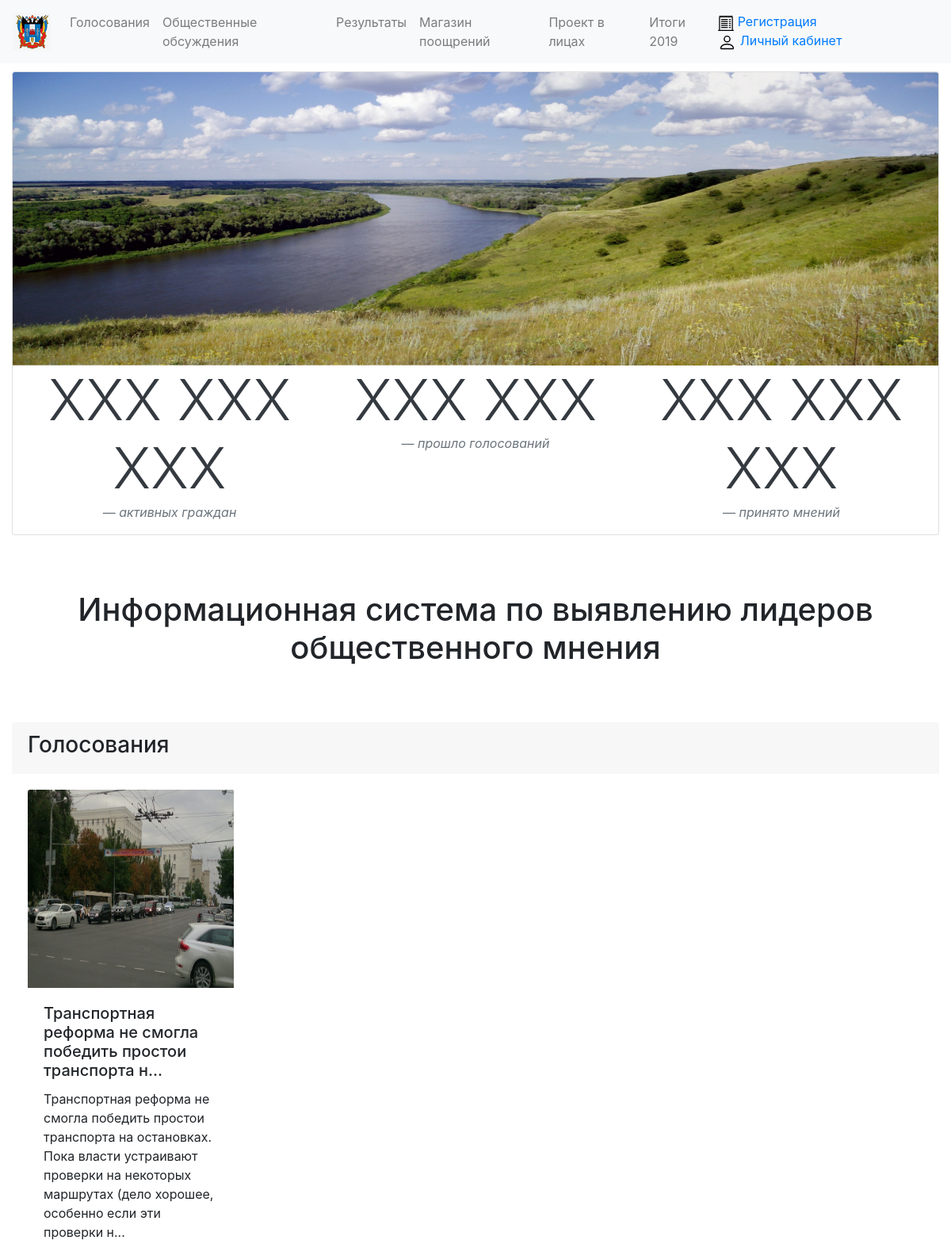
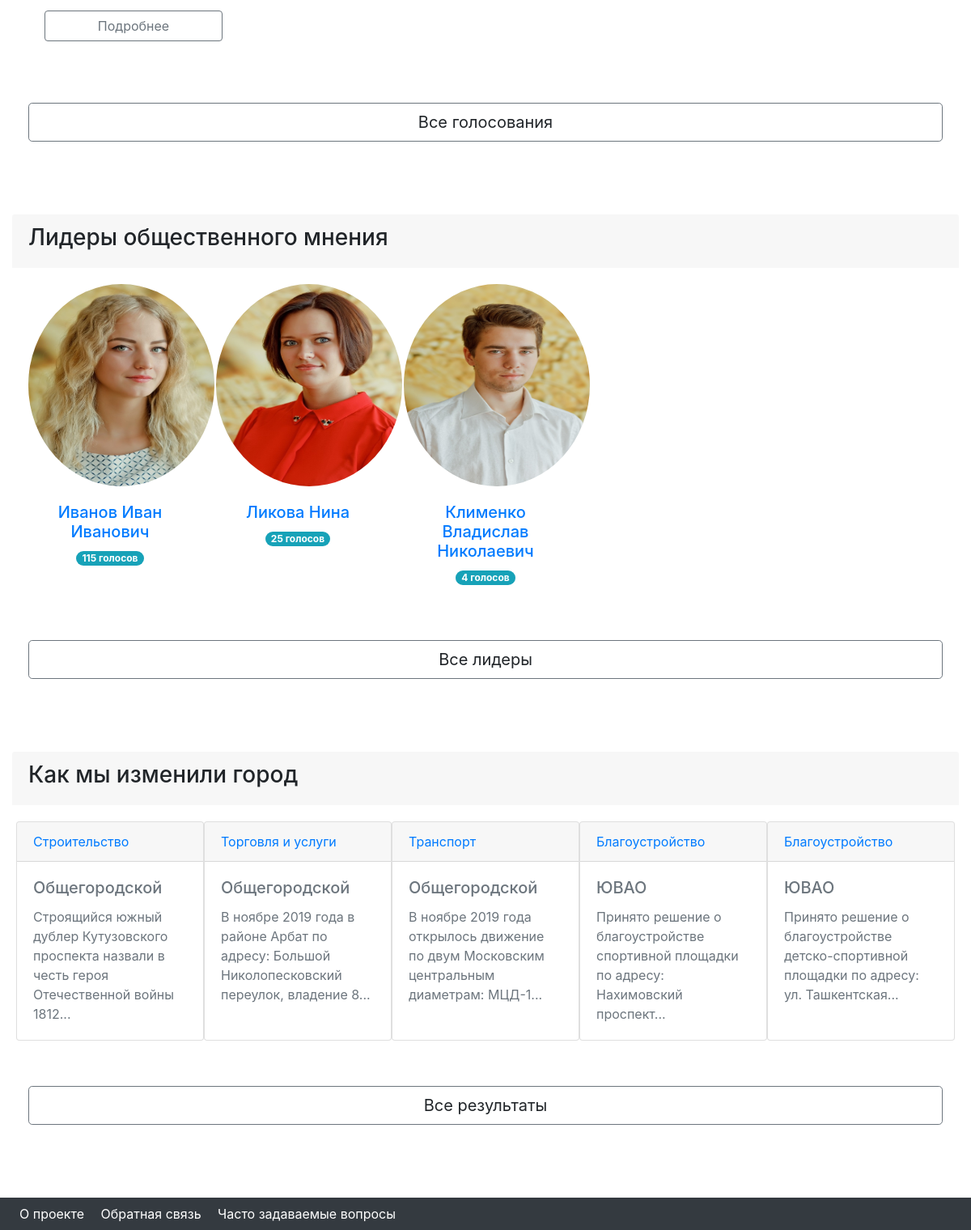
The page / on the database its author committed (2 pictures, top to bottom).
### tables this page shows
CREATE TABLE `problems` (
  `IDProblem` int(11) NOT NULL,
  `IDUser` int(11) NOT NULL,
  `Nameproblem` varchar(300) NOT NULL,
  `Description` varchar(10000) NOT NULL,
  `Photo` varchar(255) NOT NULL,
  `Status` int(11) NOT NULL,
  `Rating` int(11) NOT NULL,
  `Level` varchar(60) NOT NULL
);

CREATE TABLE `user` (
  `IDUser` int(11) NOT NULL,
  `Lastname` varchar(50) DEFAULT NULL,
  `Firstname` varchar(50) DEFAULT NULL,
  `Fathername` varchar(50) DEFAULT NULL,
  `BirstDate` date DEFAULT NULL,
  `EMail` varchar(100) NOT NULL,
  `Edu` varchar(50) NOT NULL DEFAULT 'нет',
  `Reiting` int(11) NOT NULL DEFAULT 0,
  `Status` varchar(100) NOT NULL DEFAULT 'Студент',
  `Tel` varchar(30) NOT NULL,
  `Photo` varchar(100) DEFAULT NULL,
  `Username` varchar(100) NOT NULL,
  `Passw` varchar(100) NOT NULL,
  `CountGolos` int(11) DEFAULT 1,
  `CountPeredano` int(11) DEFAULT 0,
  `PeredahoIDUser` int(11) DEFAULT NULL
);

### Index.php (the view, shortened to what this page needs)
<?php
include('NavGuest.php');
?>
<div class="container-fluid" style="margin-top: 90px;">
	<div class="card text-dark">
		<img src="images/poster.jpg" class="card-img-top poster-fix-size" alt="...">
		<div class="card-body" style="padding-bottom: 0px; padding-top: 0px;">
			<div class="row">
				<div class="col-sm">
					<blockquote class="blockquote text-center">
						<h1 class="mb-0 display-3">XXX XXX XXX</h1>
						<footer class="blockquote-footer"><cite title="активных граждан">активных граждан</cite></footer>
					</blockquote>
				</div>
				<div class="col-sm">
					<blockquote class="blockquote text-center">
						<h1 class="mb-0 display-3">XXX XXX</h1>
						<footer class="blockquote-footer"><cite title="прошло голосований">прошло голосований</cite></footer>
					</blockquote>
				</div>
				<div class="col-sm">
					<blockquote class="blockquote text-center">
						<h1 class="mb-0 display-3">XXX XXX XXX</h1>
						<footer class="blockquote-footer"><cite title="принято мнений">принято мнений</cite></footer>
					</blockquote>
				</div>
			</div>
		</div>
	</div>
</div>
<div class="border-block"><center><h1>Информационная система по выявлению лидеров общественного мнения</h1></center></div>
<div class="container-fluid border-block">
	<div class="card border-0">
		<div class="card-header border-0">
			<h3>Голосования</h3>
		</div>
		<div class="card-body">
			<div class="row row-cols-1 row-cols-sm-2 row-cols-md-4">
			<?php
				include("db.php");
				$sql=mysqli_query($db,"SELECT * FROM user INNER JOIN problems ON user.IDUser=problems.IDUser WHERE problems.Status=1 ORDER BY IDProblem DESC limit 4");
					while ($result=mysqli_fetch_array($sql)){
						echo'	<div class=col mb-3">
						<div >
							<img src="'.$result['Photo'].'" formaction="" class="card-img-top item-img" alt="...">
							<div class="card-body">';
								echo "<form  method='POST'>";
								echo '<h5 class="card-title">'.mb_strimwidth($result['Nameproblem'], 0, 63, "...").'</h5>';
								echo "<p class='card-text'>".mb_strimwidth($result['Description'], 0, 175, "...")."</p>";
								echo "<td><button type='submit' style='position: static; bottom: 0px;'class='btn btn-outline-secondary btn-block btn-block' formaction='ActualProblemsItem.php'  style='position: absolute; right: -5px; top: -15px;'>Подробнее</button></td>";
								echo "</form>";
						echo '</div>
					</div>
				</div>';
}
	echo 	'</div>
			<a type="button" class="btn btn-outline-secondary btn-lg btn-block border-button">Все голосования</a>
		</div>
	</div>
</div>';
?>
<div class="container-fluid border-block">
	<div class="card border-0">
		<div class="card-header border-0">
			<h3>Лидеры общественного мнения</h3>
		</div>
		<div class="card-body">
			<div class="row row-cols-1 row-cols-sm-2 row-cols-md-5">
				<?php
				include("db.php");
				$sql=mysqli_query($db,"SELECT * FROM user WHERE Reiting > 0");
				while ($result=mysqli_fetch_array($sql)){
				echo"<div class='col mb-2'>";
				echo	"<a href='PersonalAccount.php'>";
				echo		"<div class='card border-0'>";
				echo			"<center>";
				echo				"<img src='".$result['Photo']."' class='rounded-circle img-lider-opinion'>";
				echo				"<div class='card-body'>";
				echo					"<h5 class='card-title'>".$result['Lastname'].' '.$result['Firstname'].' '.$result['Fathername']."</h5>";
				echo					"<span class='badge badge-pill badge-info'>".$result['Reiting']." голосов</span>";
				echo				"</div>";
				echo			"</center>";
				echo		"</div>";
				echo	"</a>";
				echo "</div>";
				}
				?>
			</div>
			<a type="button" class="btn btn-outline-secondary btn-lg btn-block border-button">Все лидеры</a>
		</div>
	</div>
</div>
<div class="container-fluid border-block">
	<div class="card border-0">
		<div class="card-header border-0">
			<h3>Как мы изменили город</h3>
		</div>
		<div class="card-body">
			<div class="row row-cols-1 row-cols-sm-3 row-cols-md-5">
				<div class="card mb-3">
					<a href="#">
						<div class="card-header">Строительство</div>
						<div class="card-body text-secondary">
							<h5 class="card-title">Общегородской</h5>
							<p class="card-text">Строящийся южный дублер Кутузовского проспекта назвали в честь героя Отечественной войны 1812...</p>
						</div>
					</a>
				</div>
				<div class="card mb-3">
					<a href="#">
						<div class="card-header">Торговля и услуги</div>
						<div class="card-body text-secondary">
							<h5 class="card-title">Общегородской</h5>
							<p class="card-text">В ноябре 2019 года в районе Арбат по адресу: Большой Николопесковский переулок, владение 8...</p>
						</div>
					</a>
				</div>
				<div class="card mb-3">
					<a href="#">
						<div class="card-header">Транспорт</div>
						<div class="card-body text-secondary">
							<h5 class="card-title">Общегородской</h5>
							<p class="card-text">В ноябре 2019 года открылось движение по двум Московским центральным диаметрам: МЦД-1...</p>
						</div>
					</a>
				</div>
				<div class="card mb-3">
					<a href="#">
						<div class="card-header">Благоустройство</div>
						<div class="card-body text-secondary">
							<h5 class="card-title">ЮВАО</h5>
							<p class="card-text">Принято решение о благоустройстве спортивной площадки по адресу: Нахимовский проспект...</p>
						</div>
					</a>
				</div>
				<div class="card mb-3">
					<a href="#">
						<div class="card-header">Благоустройство</div>
						<div class="card-body text-secondary">
							<h5 class="card-title">ЮВАО</h5>
							<p class="card-text">Принято решение о благоустройстве детско-спортивной площадки по адресу: ул. Ташкентская...</p>
						</div>
					</a>
				</div>
			</div>
			<a type="button" class="btn btn-outline-secondary btn-lg btn-block border-button">Все результаты</a>
		</div>
	</div>
</div>
<footer>
	<nav class="navbar navbar-expand-sm navbar-dark bg-dark">
		<div class="row">
			<div class="col align-self-end">
				<a class="p-2 text-white" href="#"><font style="vertical-align: inherit;">
					<font style="vertical-align: inherit;">О проекте</font></font>
				</a>
				<a class="p-2 text-white" href="#"><font style="vertical-align: inherit;">
					<font style="vertical-align: inherit;">Обратная связь</font></font>
				</a>
				<a class="p-2 text-white" href="#"><font style="vertical-align: inherit;">
					<font style="vertical-align: inherit;">Часто задаваемые вопросы</font></font>
				</a>
			</div>
		</div>
	</nav>
</footer>
</body>
</html>

### css/style.css (style rules this page uses)
a { color: #008000; text-decoration: none; }
.poster-fix-size { height: 370px; background-repeat: no-rpeat; background-position: center; -webkit-background-size: cover; background-size: cover; margin: 0 auto; }
.img-lider-opinion { flex-shrink: 0; width: 230px; height: 250px; }
.item-img { height: 250px; background-repeat: no-rpeat; background-position: center; -webkit-background-size: cover; background-size: cover; margin: 0 auto; }
.border-block { margin: 70px 0 70px 0; }
.border-button { margin-top: 40px; }

### rows shown on the page
problems: Nameproblem "Транспортная реформа не смогла победить простои транспорта н...", Description "Транспортная реформа не смогла победить простои транспорта на остановках. Пока власти устраивают проверки на некоторых маршрутах (дело хорошее, особенно если эти проверки н..."
user: shows a picture, Lastname "Иванов", Firstname "Иван", Fathername "Иванович", Reiting "115"
user: shows a picture, Lastname "Ликова", Firstname "Нина", Reiting "25"
user: shows a picture, Lastname "Клименко", Firstname "Владислав", Fathername "Николаевич", Reiting "4"
